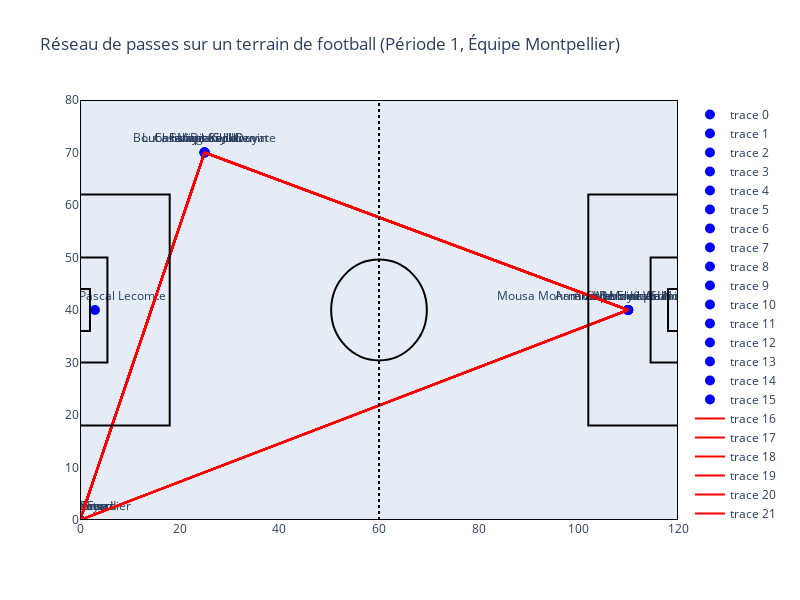

The notebook cell saved with this chart:
### Code cell
import pandas as pd
import plotly.graph_objs as go


roles_positions = {
    "Gardien": (3, 40),
    "Défenseur": (12, 30),
    "Défenseur": (12, 50),
    "Défenseur ": (25, 10),
    "Défenseur": (25, 70),
    "Milieu ": (50, 40),
    "Milieu": (80, 20),
    "Milieu": (80, 60),
    "Ailier ": (100, 10),
    "Ailier": (100, 70),
    "Attaquant": (110, 40)
}

def assign_positions(player_positions_df):
    # Assigner les positions aux joueurs en fonction de leur rôle
    player_positions_df['location.x'] = player_positions_df['role'].apply(lambda x: roles_positions.get(x, (0, 0))[0])
    player_positions_df['location.y'] = player_positions_df['role'].apply(lambda x: roles_positions.get(x, (0, 0))[1])
    return player_positions_df

def visualize_pass_network(player_positions_df, passes_df, period, team):
    # Assigner les positions aux joueurs
    player_positions_df = assign_positions(player_positions_df)

    # Filtrer les passes pour la période et l'équipe spécifiées
    passes_df = passes_df[(passes_df['period'] == period) & (passes_df['team.name'] == team)]
    player_positions_df = player_positions_df[player_positions_df['team.name'] == team]

    # Convertir les dataframes en dictionnaires
    players_positions = {
        row['player.name']: (row['location.x'], row['location.y'])
        for index, row in player_positions_df.iterrows()
    }

    # Calculer les informations des passes
    pass_info = passes_df.groupby(['player.name']).agg(
        num_passes=('pass.length', 'size'),
        avg_pass_length=('pass.length', 'mean')
    ).reset_index()

    pass_info_received = passes_df.groupby(['pass.recipient.name']).agg(
        num_passes_received=('pass.length', 'size'),
        avg_pass_length_received=('pass.length', 'mean')
    ).reset_index()

    # Créer des dictionnaires pour les infos de passes
    pass_info_dict = {
        row['player.name']: {
            'num_passes': row['num_passes'],
            'avg_pass_length': row['avg_pass_length']
        }
        for index, row in pass_info.iterrows()
    }

    pass_info_received_dict = {
        row['pass.recipient.name']: {
            'num_passes_received': row['num_passes_received'],
            'avg_pass_length_received': row['avg_pass_length_received']
        }
        for index, row in pass_info_received.iterrows()
    }

    # Tracer le terrain de football
    fig = go.Figure()

    # Ajout des formes pour représenter le terrain de football
    terrain_shapes = [
        dict(type="rect", x0=0, y0=0, x1=120, y1=80, line=dict(color="Black")),
        dict(type="line", x0=60, y0=0, x1=60, y1=80, line=dict(color="Black", dash="dot")),
        dict(type="rect", x0=0, y0=18, x1=18, y1=62, line=dict(color="Black")),
        dict(type="rect", x0=102, y0=18, x1=120, y1=62, line=dict(color="Black")),
        dict(type="rect", x0=0, y0=30, x1=5.5, y1=50, line=dict(color="Black")),
        dict(type="rect", x0=114.5, y0=30, x1=120, y1=50, line=dict(color="Black")),
        dict(type="rect", x0=0, y0=36, x1=2, y1=44, line=dict(color="Black")),
        dict(type="rect", x0=118, y0=36, x1=120, y1=44, line=dict(color="Black")),
        dict(type="circle", xref="x", yref="y", x0=50.4, y0=30.4, x1=69.6, y1=49.6, line_color="Black"),
    ]
    fig.update_layout(shapes=terrain_shapes)

    # Ajout des joueurs sur le terrain avec les infos de passes
    for player, pos in players_positions.items():
        passes_from_player = pass_info_dict.get(player, {'num_passes': 0, 'avg_pass_length': 0})
        passes_to_player = pass_info_received_dict.get(player, {'num_passes_received': 0, 'avg_pass_length_received': 0})

        hover_text = (
            f"Joueur: {player}<br>"
            f"Nombre de passes effectuées: {passes_from_player['num_passes']}<br>"
            f"Longueur moyenne des passes effectuées: {passes_from_player['avg_pass_length']:.2f} m<br>"
            f"Nombre de passes reçues: {passes_to_player['num_passes_received']}<br>"
            f"Longueur moyenne des passes reçues: {passes_to_player['avg_pass_length_received']:.2f} m"
        )

        fig.add_trace(go.Scatter(
            x=[pos[0]],
            y=[pos[1]],
            mode='markers+text',
            text=[player],
            textposition="top center",
            marker=dict(size=10, color='blue'),
            hovertext=hover_text,
            hoverinfo="text"
        ))

    # Ajout des passes
    for passe in passes_df.itertuples():
        if passe._4 in players_positions and passe._5 in players_positions:
            start = players_positions[passe._4]
            end = players_positions[passe._5]
            fig.add_trace(go.Scatter(
                x=[start[0], end[0]],
                y=[start[1], end[1]],
                mode='lines',
                line=dict(width=2, color='red')
            ))

    fig.update_layout(
        title=f"Réseau de passes sur un terrain de football (Période {period}, Équipe {team})",
        xaxis=dict(range=[0, 120], showgrid=False, zeroline=False),
        yaxis=dict(range=[0, 80], showgrid=False, zeroline=False),
        width=800,
        height=600
    )
    fig.show()



visualize_pass_network(df_positions, df_passes, 1, "Montpellier")

### Figure 1 — Plotly figure (JSON) as saved in the notebook; plotly's stock layout.template omitted (floating-point values rounded to 4 significant figures)
{"data": [{"hoverinfo": "text", "hovertext": "Joueur: Wahbi Khazri<br>Nombre de passes effectuées: 11<br>Longueur moyenne des passes effectuées: 23.56 m<br>Nombre de passes reçues: 24<br>Longueur moyenne des passes reçues: 21.57 m", "marker": {"color": "blue", "size": 10}, "mode": "markers+text", "text": ["Wahbi Khazri"], "textposition": "top center", "type": "scatter", "x": [110], "y": [40]}, {"hoverinfo": "text", "hovertext": "Joueur: Jordan Ferri<br>Nombre de passes effectuées: 36<br>Longueur moyenne des passes effectuées: 22.32 m<br>Nombre de passes reçues: 36<br>Longueur moyenne des passes reçues: 15.64 m", "marker": {"color": "blue", "size": 10}, "mode": "markers+text", "text": ["Jordan Ferri"], "textposition": "top center", "type": "scatter", "x": [0], "y": [0]}, {"hoverinfo": "text", "hovertext": "Joueur: Christopher Jullien<br>Nombre de passes effectuées: 42<br>Longueur moyenne des passes effectuées: 23.66 m<br>Nombre de passes reçues: 31<br>Longueur moyenne des passes reçues: 23.55 m", "marker": {"color": "blue", "size": 10}, "mode": "markers+text", "text": ["Christopher Jullien"], "textposition": "top center", "type": "scatter", "x": [25], "y": [70]}, {"hoverinfo": "text", "hovertext": "Joueur: Benjamin Pascal Lecomte<br>Nombre de passes effectuées: 0<br>Longueur moyenne des passes effectuées: 0.00 m<br>Nombre de passes reçues: 0<br>Longueur moyenne des passes reçues: 0.00 m", "marker": {"color": "blue", "size": 10}, "mode": "markers+text", "text": ["Benjamin Pascal Lecomte"], "textposition": "top center", "type": "scatter", "x": [3], "y": [40]}, {"hoverinfo": "text", "hovertext": "Joueur: Akor Jerome Adams<br>Nombre de passes effectuées: 3<br>Longueur moyenne des passes effectuées: 22.10 m<br>Nombre de passes reçues: 17<br>Longueur moyenne des passes reçues: 35.27 m", "marker": {"color": "blue", "size": 10}, "mode": "markers+text", "text": ["Akor Jerome Adams"], "textposition": "top center", "type": "scatter", "x": [110], "y": [40]}, {"hoverinfo": "text", "hovertext": "Joueur: Mousa Mohammad Mousa Sulaiman Al Tamari<br>Nombre de passes effectuées: 0<br>Longueur moyenne des passes effectuées: 0.00 m<br>Nombre de passes reçues: 0<br>Longueur moyenne des passes reçues: 0.00 m", "marker": {"color": "blue", "size": 10}, "mode": "markers+text", "text": ["Mousa Mohammad Mousa Sulaiman Al Tamari"], "textposition": "top center", "type": "scatter", "x": [110], "y": [40]}, {"hoverinfo": "text", "hovertext": "Joueur: Joris Chotard<br>Nombre de passes effectuées: 27<br>Longueur moyenne des passes effectuées: 21.05 m<br>Nombre de passes reçues: 22<br>Longueur moyenne des passes reçues: 15.04 m", "marker": {"color": "blue", "size": 10}, "mode": "markers+text", "text": ["Joris Chotard"], "textposition": "top center", "type": "scatter", "x": [0], "y": [0]}, {"hoverinfo": "text", "hovertext": "Joueur: Falaye Sacko<br>Nombre de passes effectuées: 41<br>Longueur moyenne des passes effectuées: 17.06 m<br>Nombre de passes reçues: 28<br>Longueur moyenne des passes reçues: 19.04 m", "marker": {"color": "blue", "size": 10}, "mode": "markers+text", "text": ["Falaye Sacko"], "textposition": "top center", "type": "scatter", "x": [25], "y": [70]}, {"hoverinfo": "text", "hovertext": "Joueur: Teji Tedy Savanier<br>Nombre de passes effectuées: 0<br>Longueur moyenne des passes effectuées: 0.00 m<br>Nombre de passes reçues: 0<br>Longueur moyenne des passes reçues: 0.00 m", "marker": {"color": "blue", "size": 10}, "mode": "markers+text", "text": ["Teji Tedy Savanier"], "textposition": "top center", "type": "scatter", "x": [0], "y": [0]}, {"hoverinfo": "text", "hovertext": "Joueur: Issiaga Sylla<br>Nombre de passes effectuées: 32<br>Longueur moyenne des passes effectuées: 19.59 m<br>Nombre de passes reçues: 26<br>Longueur moyenne des passes reçues: 29.84 m", "marker": {"color": "blue", "size": 10}, "mode": "markers+text", "text": ["Issiaga Sylla"], "textposition": "top center", "type": "scatter", "x": [25], "y": [70]}, {"hoverinfo": "text", "hovertext": "Joueur: Boubakar Dit Kiki Kouyate<br>Nombre de passes effectuées: 0<br>Longueur moyenne des passes effectuées: 0.00 m<br>Nombre de passes reçues: 0<br>Longueur moyenne des passes reçues: 0.00 m", "marker": {"color": "blue", "size": 10}, "mode": "markers+text", "text": ["Boubakar Dit Kiki Kouyate"], "textposition": "top center", "type": "scatter", "x": [25], "y": [70]}, {"hoverinfo": "text", "hovertext": "Joueur: Arnaud Dominique Nordin<br>Nombre de passes effectuées: 0<br>Longueur moyenne des passes effectuées: 0.00 m<br>Nombre de passes reçues: 0<br>Longueur moyenne des passes reçues: 0.00 m", "marker": {"color": "blue", "size": 10}, "mode": "markers+text", "text": ["Arnaud Dominique Nordin"], "textposition": "top center", "type": "scatter", "x": [110], "y": [40]}, {"hoverinfo": "text", "hovertext": "Joueur: Khalil Fayad<br>Nombre de passes effectuées: 0<br>Longueur moyenne des passes effectuées: 0.00 m<br>Nombre de passes reçues: 0<br>Longueur moyenne des passes reçues: 0.00 m", "marker": {"color": "blue", "size": 10}, "mode": "markers+text", "text": ["Khalil Fayad"], "textposition": "top center", "type": "scatter", "x": [0], "y": [0]}, {"hoverinfo": "text", "hovertext": "Joueur: Leo Leroy<br>Nombre de passes effectuées: 0<br>Longueur moyenne des passes effectuées: 0.00 m<br>Nombre de passes reçues: 0<br>Longueur moyenne des passes reçues: 0.00 m", "marker": {"color": "blue", "size": 10}, "mode": "markers+text", "text": ["Leo Leroy"], "textposition": "top center", "type": "scatter", "x": [0], "y": [0]}, {"hoverinfo": "text", "hovertext": "Joueur: Sepe Elye Wahi<br>Nombre de passes effectuées: 0<br>Longueur moyenne des passes effectuées: 0.00 m<br>Nombre de passes reçues: 0<br>Longueur moyenne des passes reçues: 0.00 m", "marker": {"color": "blue", "size": 10}, "mode": "markers+text", "text": ["Sepe Elye Wahi"], "textposition": "top center", "type": "scatter", "x": [110], "y": [40]}, {"hoverinfo": "text", "hovertext": "Joueur: Lucas Mincarelli Davin<br>Nombre de passes effectuées: 0<br>Longueur moyenne des passes effectuées: 0.00 m<br>Nombre de passes reçues: 0<br>Longueur moyenne des passes reçues: 0.00 m", "marker": {"color": "blue", "size": 10}, "mode": "markers+text", "text": ["Lucas Mincarelli Davin"], "textposition": "top center", "type": "scatter", "x": [25], "y": [70]}, {"line": {"color": "red", "width": 2}, "mode": "lines", "type": "scatter", "x": [0, 25], "y": [0, 70]}, {"line": {"color": "red", "width": 2}, "mode": "lines", "type": "scatter", "x": [25, 25], "y": [70, 70]}, {"line": {"color": "red", "width": 2}, "mode": "lines", "type": "scatter", "x": [25, 0], "y": [70, 0]}, {"line": {"color": "red", "width": 2}, "mode": "lines", "type": "scatter", "x": [0, 25], "y": [0, 70]}, {"line": {"color": "red", "width": 2}, "mode": "lines", "type": "scatter", "x": [25, 110], "y": [70, 40]}, {"line": {"color": "red", "width": 2}, "mode": "lines", "type": "scatter", "x": [25, 110], "y": [70, 40]}, {"line": {"color": "red", "width": 2}, "mode": "lines", "type": "scatter", "x": [0, 25], "y": [0, 70]}, {"line": {"color": "red", "width": 2}, "mode": "lines", "type": "scatter", "x": [25, 0], "y": [70, 0]}, {"line": {"color": "red", "width": 2}, "mode": "lines", "type": "scatter", "x": [0, 110], "y": [0, 40]}, {"line": {"color": "red", "width": 2}, "mode": "lines", "type": "scatter", "x": [110, 25], "y": [40, 70]}, {"line": {"color": "red", "width": 2}, "mode": "lines", "type": "scatter", "x": [0, 25], "y": [0, 70]}, {"line": {"color": "red", "width": 2}, "mode": "lines", "type": "scatter", "x": [25, 0], "y": [70, 0]}, {"line": {"color": "red", "width": 2}, "mode": "lines", "type": "scatter", "x": [0, 25], "y": [0, 70]}, {"line": {"color": "red", "width": 2}, "mode": "lines", "type": "scatter", "x": [25, 25], "y": [70, 70]}, {"line": {"color": "red", "width": 2}, "mode": "lines", "type": "scatter", "x": [0, 0], "y": [0, 0]}, {"line": {"color": "red", "width": 2}, "mode": "lines", "type": "scatter", "x": [0, 25], "y": [0, 70]}, {"line": {"color": "red", "width": 2}, "mode": "lines", "type": "scatter", "x": [25, 25], "y": [70, 70]}, {"line": {"color": "red", "width": 2}, "mode": "lines", "type": "scatter", "x": [25, 25], "y": [70, 70]}, {"line": {"color": "red", "width": 2}, "mode": "lines", "type": "scatter", "x": [25, 25], "y": [70, 70]}, {"line": {"color": "red", "width": 2}, "mode": "lines", "type": "scatter", "x": [0, 25], "y": [0, 70]}, {"line": {"color": "red", "width": 2}, "mode": "lines", "type": "scatter", "x": [25, 110], "y": [70, 40]}, {"line": {"color": "red", "width": 2}, "mode": "lines", "type": "scatter", "x": [25, 25], "y": [70, 70]}, {"line": {"color": "red", "width": 2}, "mode": "lines", "type": "scatter", "x": [25, 0], "y": [70, 0]}, {"line": {"color": "red", "width": 2}, "mode": "lines", "type": "scatter", "x": [25, 0], "y": [70, 0]}, {"line": {"color": "red", "width": 2}, "mode": "lines", "type": "scatter", "x": [0, 0], "y": [0, 0]}, {"line": {"color": "red", "width": 2}, "mode": "lines", "type": "scatter", "x": [25, 110], "y": [70, 40]}, {"line": {"color": "red", "width": 2}, "mode": "lines", "type": "scatter", "x": [0, 110], "y": [0, 40]}, {"line": {"color": "red", "width": 2}, "mode": "lines", "type": "scatter", "x": [25, 25], "y": [70, 70]}, {"line": {"color": "red", "width": 2}, "mode": "lines", "type": "scatter", "x": [25, 25], "y": [70, 70]}, {"line": {"color": "red", "width": 2}, "mode": "lines", "type": "scatter", "x": [25, 110], "y": [70, 40]}, {"line": {"color": "red", "width": 2}, "mode": "lines", "type": "scatter", "x": [25, 110], "y": [70, 40]}, {"line": {"color": "red", "width": 2}, "mode": "lines", "type": "scatter", "x": [25, 0], "y": [70, 0]}, {"line": {"color": "red", "width": 2}, "mode": "lines", "type": "scatter", "x": [25, 110], "y": [70, 40]}, {"line": {"color": "red", "width": 2}, "mode": "lines", "type": "scatter", "x": [25, 0], "y": [70, 0]}, {"line": {"color": "red", "width": 2}, "mode": "lines", "type": "scatter", "x": [0, 25], "y": [0, 70]}, {"line": {"color": "red", "width": 2}, "mode": "lines", "type": "scatter", "x": [0, 25], "y": [0, 70]}, {"line": {"color": "red", "width": 2}, "mode": "lines", "type": "scatter", "x": [25, 0], "y": [70, 0]}, {"line": {"color": "red", "width": 2}, "mode": "lines", "type": "scatter", "x": [0, 110], "y": [0, 40]}, {"line": {"color": "red", "width": 2}, "mode": "lines", "type": "scatter", "x": [25, 25], "y": [70, 70]}, {"line": {"color": "red", "width": 2}, "mode": "lines", "type": "scatter", "x": [25, 0], "y": [70, 0]}, {"line": {"color": "red", "width": 2}, "mode": "lines", "type": "scatter", "x": [0, 25], "y": [0, 70]}, {"line": {"color": "red", "width": 2}, "mode": "lines", "type": "scatter", "x": [0, 25], "y": [0, 70]}, {"line": {"color": "red", "width": 2}, "mode": "lines", "type": "scatter", "x": [25, 25], "y": [70, 70]}, {"line": {"color": "red", "width": 2}, "mode": "lines", "type": "scatter", "x": [25, 0], "y": [70, 0]}, {"line": {"color": "red", "width": 2}, "mode": "lines", "type": "scatter", "x": [25, 0], "y": [70, 0]}, {"line": {"color": "red", "width": 2}, "mode": "lines", "type": "scatter", "x": [0, 25], "y": [0, 70]}, {"line": {"color": "red", "width": 2}, "mode": "lines", "type": "scatter", "x": [0, 25], "y": [0, 70]}, {"line": {"color": "red", "width": 2}, "mode": "lines", "type": "scatter", "x": [25, 110], "y": [70, 40]}, {"line": {"color": "red", "width": 2}, "mode": "lines", "type": "scatter", "x": [110, 25], "y": [40, 70]}, {"line": {"color": "red", "width": 2}, "mode": "lines", "type": "scatter", "x": [25, 0], "y": [70, 0]}, {"line": {"color": "red", "width": 2}, "mode": "lines", "type": "scatter", "x": [0, 110], "y": [0, 40]}, {"line": {"color": "red", "width": 2}, "mode": "lines", "type": "scatter", "x": [25, 110], "y": [70, 40]}, {"line": {"color": "red", "width": 2}, "mode": "lines", "type": "scatter", "x": [0, 110], "y": [0, 40]}, {"line": {"color": "red", "width": 2}, "mode": "lines", "type": "scatter", "x": [110, 25], "y": [40, 70]}, {"line": {"color": "red", "width": 2}, "mode": "lines", "type": "scatter", "x": [25, 0], "y": [70, 0]}, {"line": {"color": "red", "width": 2}, "mode": "lines", "type": "scatter", "x": [0, 25], "y": [0, 70]}, {"line": {"color": "red", "width": 2}, "mode": "lines", "type": "scatter", "x": [25, 110], "y": [70, 40]}, {"line": {"color": "red", "width": 2}, "mode": "lines", "type": "scatter", "x": [25, 110], "y": [70, 40]}, {"line": {"color": "red", "width": 2}, "mode": "lines", "type": "scatter", "x": [0, 110], "y": [0, 40]}, {"line": {"color": "red", "width": 2}, "mode": "lines", "type": "scatter", "x": [25, 0], "y": [70, 0]}, {"line": {"color": "red", "width": 2}, "mode": "lines", "type": "scatter", "x": [0, 25], "y": [0, 70]}, {"line": {"color": "red", "width": 2}, "mode": "lines", "type": "scatter", "x": [25, 25], "y": [70, 70]}, {"line": {"color": "red", "width": 2}, "mode": "lines", "type": "scatter", "x": [25, 0], "y": [70, 0]}, {"line": {"color": "red", "width": 2}, "mode": "lines", "type": "scatter", "x": [0, 25], "y": [0, 70]}, {"line": {"color": "red", "width": 2}, "mode": "lines", "type": "scatter", "x": [25, 0], "y": [70, 0]}, {"line": {"color": "red", "width": 2}, "mode": "lines", "type": "scatter", "x": [0, 0], "y": [0, 0]}, {"line": {"color": "red", "width": 2}, "mode": "lines", "type": "scatter", "x": [0, 25], "y": [0, 70]}, {"line": {"color": "red", "width": 2}, "mode": "lines", "type": "scatter", "x": [25, 0], "y": [70, 0]}, {"line": {"color": "red", "width": 2}, "mode": "lines", "type": "scatter", "x": [25, 0], "y": [70, 0]}, {"line": {"color": "red", "width": 2}, "mode": "lines", "type": "scatter", "x": [0, 25], "y": [0, 70]}, {"line": {"color": "red", "width": 2}, "mode": "lines", "type": "scatter", "x": [25, 0], "y": [70, 0]}, {"line": {"color": "red", "width": 2}, "mode": "lines", "type": "scatter", "x": [0, 25], "y": [0, 70]}, {"line": {"color": "red", "width": 2}, "mode": "lines", "type": "scatter", "x": [25, 25], "y": [70, 70]}, {"line": {"color": "red", "width": 2}, "mode": "lines", "type": "scatter", "x": [25, 0], "y": [70, 0]}, {"line": {"color": "red", "width": 2}, "mode": "lines", "type": "scatter", "x": [0, 110], "y": [0, 40]}, {"line": {"color": "red", "width": 2}, "mode": "lines", "type": "scatter", "x": [25, 110], "y": [70, 40]}, {"line": {"color": "red", "width": 2}, "mode": "lines", "type": "scatter", "x": [25, 25], "y": [70, 70]}, {"line": {"color": "red", "width": 2}, "mode": "lines", "type": "scatter", "x": [25, 110], "y": [70, 40]}, {"line": {"color": "red", "width": 2}, "mode": "lines", "type": "scatter", "x": [25, 0], "y": [70, 0]}, {"line": {"color": "red", "width": 2}, "mode": "lines", "type": "scatter", "x": [0, 25], "y": [0, 70]}, {"line": {"color": "red", "width": 2}, "mode": "lines", "type": "scatter", "x": [25, 110], "y": [70, 40]}, {"line": {"color": "red", "width": 2}, "mode": "lines", "type": "scatter", "x": [25, 0], "y": [70, 0]}, {"line": {"color": "red", "width": 2}, "mode": "lines", "type": "scatter", "x": [25, 110], "y": [70, 40]}, {"line": {"color": "red", "width": 2}, "mode": "lines", "type": "scatter", "x": [25, 110], "y": [70, 40]}, {"line": {"color": "red", "width": 2}, "mode": "lines", "type": "scatter", "x": [110, 25], "y": [40, 70]}, {"line": {"color": "red", "width": 2}, "mode": "lines", "type": "scatter", "x": [25, 0], "y": [70, 0]}, {"line": {"color": "red", "width": 2}, "mode": "lines", "type": "scatter", "x": [25, 0], "y": [70, 0]}, {"line": {"color": "red", "width": 2}, "mode": "lines", "type": "scatter", "x": [0, 110], "y": [0, 40]}, {"line": {"color": "red", "width": 2}, "mode": "lines", "type": "scatter", "x": [0, 0], "y": [0, 0]}, {"line": {"color": "red", "width": 2}, "mode": "lines", "type": "scatter", "x": [25, 0], "y": [70, 0]}, {"line": {"color": "red", "width": 2}, "mode": "lines", "type": "scatter", "x": [0, 25], "y": [0, 70]}, {"line": {"color": "red", "width": 2}, "mode": "lines", "type": "scatter", "x": [25, 25], "y": [70, 70]}, {"line": {"color": "red", "width": 2}, "mode": "lines", "type": "scatter", "x": [25, 110], "y": [70, 40]}, {"line": {"color": "red", "width": 2}, "mode": "lines", "type": "scatter", "x": [25, 0], "y": [70, 0]}, {"line": {"color": "red", "width": 2}, "mode": "lines", "type": "scatter", "x": [0, 0], "y": [0, 0]}, {"line": {"color": "red", "width": 2}, "mode": "lines", "type": "scatter", "x": [0, 25], "y": [0, 70]}, {"line": {"color": "red", "width": 2}, "mode": "lines", "type": "scatter", "x": [25, 0], "y": [70, 0]}, {"line": {"color": "red", "width": 2}, "mode": "lines", "type": "scatter", "x": [0, 25], "y": [0, 70]}, {"line": {"color": "red", "width": 2}, "mode": "lines", "type": "scatter", "x": [0, 110], "y": [0, 40]}, {"line": {"color": "red", "width": 2}, "mode": "lines", "type": "scatter", "x": [0, 25], "y": [0, 70]}, {"line": {"color": "red", "width": 2}, "mode": "lines", "type": "scatter", "x": [25, 0], "y": [70, 0]}, {"line": {"color": "red", "width": 2}, "mode": "lines", "type": "scatter", "x": [25, 0], "y": [70, 0]}, {"line": {"color": "red", "width": 2}, "mode": "lines", "type": "scatter", "x": [0, 0], "y": [0, 0]}, {"line": {"color": "red", "width": 2}, "mode": "lines", "type": "scatter", "x": [25, 25], "y": [70, 70]}, {"line": {"color": "red", "width": 2}, "mode": "lines", "type": "scatter", "x": [0, 110], "y": [0, 40]}, {"line": {"color": "red", "width": 2}, "mode": "lines", "type": "scatter", "x": [25, 110], "y": [70, 40]}, {"line": {"color": "red", "width": 2}, "mode": "lines", "type": "scatter", "x": [0, 110], "y": [0, 40]}, {"line": {"color": "red", "width": 2}, "mode": "lines", "type": "scatter", "x": [110, 0], "y": [40, 0]}], "layout": {"height": 600, "shapes": [{"line": {"color": "Black"}, "type": "rect", "x0": 0, "x1": 120, "y0": 0, "y1": 80}, {"line": {"color": "Black", "dash": "dot"}, "type": "line", "x0": 60, "x1": 60, "y0": 0, "y1": 80}, {"line": {"color": "Black"}, "type": "rect", "x0": 0, "x1": 18, "y0": 18, "y1": 62}, {"line": {"color": "Black"}, "type": "rect", "x0": 102, "x1": 120, "y0": 18, "y1": 62}, {"line": {"color": "Black"}, "type": "rect", "x0": 0, "x1": 5.5, "y0": 30, "y1": 50}, {"line": {"color": "Black"}, "type": "rect", "x0": 114.5, "x1": 120, "y0": 30, "y1": 50}, {"line": {"color": "Black"}, "type": "rect", "x0": 0, "x1": 2, "y0": 36, "y1": 44}, {"line": {"color": "Black"}, "type": "rect", "x0": 118, "x1": 120, "y0": 36, "y1": 44}, {"line": {"color": "Black"}, "type": "circle", "x0": 50.4, "x1": 69.6, "xref": "x", "y0": 30.4, "y1": 49.6, "yref": "y"}], "title": {"text": "Réseau de passes sur un terrain de football (Période 1, Équipe Montpellier)"}, "width": 800, "xaxis": {"range": [0, 120], "showgrid": false, "zeroline": false}, "yaxis": {"range": [0, 80], "showgrid": false, "zeroline": false}}}
